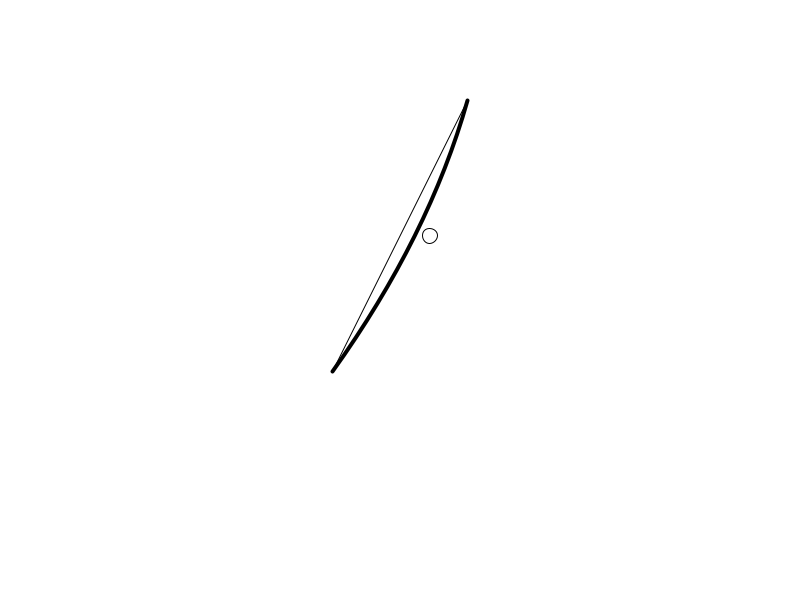
Frame 1 (no input)
Frame 60 (the mouse pressed at the canvas centre just before this capture): identical to frame 1, image omitted
Frame 120 (the mouse held since frame 60 and released just before this capture): identical to frame 1, image omitted

The Processing sketch that drew this single still picture (run headless with seeded random() and noise(); from frame 60 on, the mouse is pressed at the canvas centre):

// Processing sketch: CurvedBranch
// ── CurvedBranch.pde
int rs;
float x1, x2, y1, y2, cx, cy;

void setup() {
  size(800, 600);
  mouseClicked();
}
void draw() {
  background(255);
  randomSeed(rs);
  strokeWeight(1);
  line(x1, y1, x2, y2);
  circle(cx, cy, 15);
  curveTightness(map(mouseX, 0, width, 1, 10));
  noFill();
  strokeWeight(4);
  beginShape();
  vertex(x2, y2);
  quadraticVertex(cx, cy, x1, y1);
  endShape();
}

void mouseClicked() {
  rs = floor(random(100000));
  x1 = random(width*.33, width*.66);
  x2 = x1 + random(-150, 150);
  y1 = random(height/2, height);
  y2 = 100;
  float dx = abs(x2-x1);
  float dy = abs(y2-y1);
  println(dy);
  cx = x1 + random(-dy/2, dy/2);//random(-dx/2,dx/2);
  cy = y1 + (y2-y1)/2;//random(-dy/2,dy/2);
}
